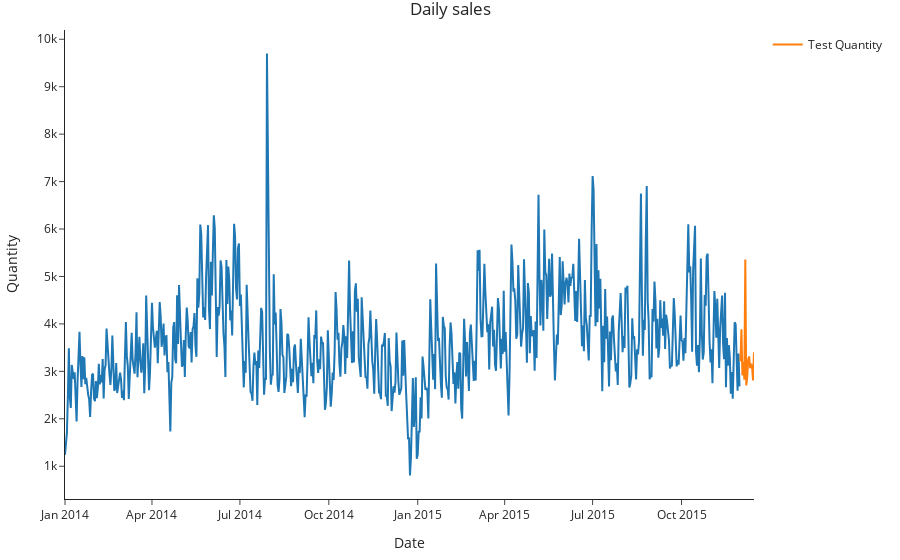

Notebook code for this chart:
### Code cell
fig = px.line(df_orders_train, x=df_orders_train.index, y="quantity", title='Daily sales', template="simple_white")
fig.add_trace(go.Scatter(x=df_orders_test.index, y=df_orders_test["quantity"], mode='lines', name='Test Quantity'))
fig.update_layout(title_x=0.5, margin={'l': 30, 'b': 40, 't': 30, 'r': 40}, hovermode='x unified', hoverlabel=dict(bgcolor="white"))
fig.update_xaxes(title_text="Date")
fig.update_yaxes(title_text="Quantity")
fig.show()

### Figure 1 — Plotly figure (JSON) as saved in the notebook; plotly's stock layout.template omitted (floating-point values rounded to 4 significant figures; data arrays with more than 128 entries replaced by an {"elided": "..."} marker saying what was removed)
{"data": [{"hovertemplate": "orderDate=%{x}<br>quantity=%{y}<extra></extra>", "legendgroup": "", "line": {"color": "#1F77B4", "dash": "solid"}, "marker": {"symbol": "circle"}, "mode": "lines", "name": "", "orientation": "v", "showlegend": false, "type": "scatter", "x": {"elided": "699 str values"}, "xaxis": "x", "y": {"elided": "699 int values"}, "yaxis": "y"}, {"mode": "lines", "name": "Test Quantity", "type": "scatter", "x": ["2015-12-01", "2015-12-02", "2015-12-03", "2015-12-04", "2015-12-05", "2015-12-06", "2015-12-07", "2015-12-08", "2015-12-09", "2015-12-10", "2015-12-11", "2015-12-12", "2015-12-13", "2015-12-14", "2015-12-15"], "y": [3211, 3887, 2916, 3198, 2824, 5357, 2703, 2881, 3246, 3315, 3067, 3160, 3108, 2808, 3404]}], "layout": {"hoverlabel": {"bgcolor": "white"}, "hovermode": "x unified", "legend": {"tracegroupgap": 0}, "margin": {"b": 40, "l": 30, "r": 40, "t": 30}, "title": {"text": "Daily sales", "x": 0.5}, "xaxis": {"anchor": "y", "domain": [0, 1], "title": {"text": "Date"}}, "yaxis": {"anchor": "x", "domain": [0, 1], "title": {"text": "Quantity"}}}}
